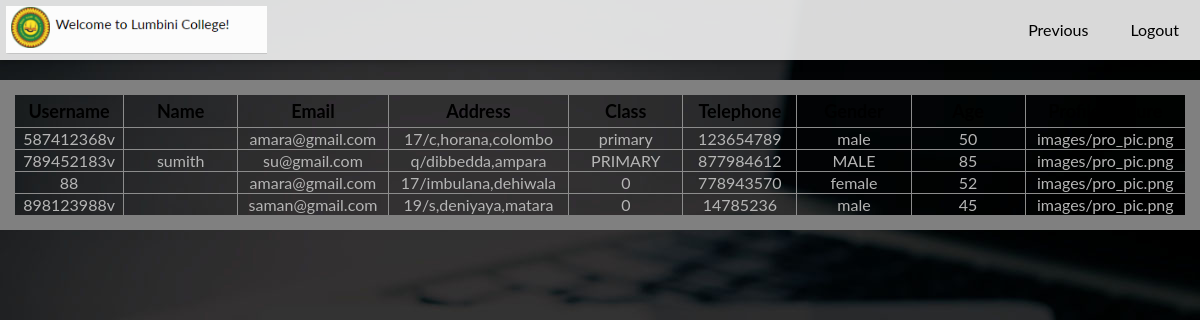
/prin_viewusers.php, run on the app's committed database.
### tables this page shows
CREATE TABLE `principals_info` (
  `username` varchar(40) NOT NULL,
  `names` varchar(50) NOT NULL,
  `email` varchar(40) NOT NULL,
  `address` varchar(40) NOT NULL,
  `class` varchar(30) NOT NULL,
  `telephone` int(30) NOT NULL,
  `gender` varchar(30) NOT NULL,
  `age` int(30) NOT NULL,
  `pro_pic` varchar(30) NOT NULL
);

### prin_viewusers.php (the view, shortened to what this page needs)
<html>
	<head>
		<link rel="stylesheet" type="text/css" href="css/viewusers.css">
		<link rel="stylesheet" type="text/css" href="css/style1.css"></li>
	</head>
		<body class="font">
        <div class="nav-fixed font">
            <a href="logout.php"> <img src="images/logo.png"></a>
            <a href="logout.php" class="nav-page"> Logout </a>
            <a href="admin.php" class="nav-page">Previous </a>
        </div>
<?php
 include("connection.php");
$query="SELECT * FROM principals_info";
$result=mysqli_query($con,$query);
$numrow = mysqli_num_rows($result);
echo "
			<table>
			 	<tr>
			 		<th> Username </th>
			 		<th> Name </th>
			 		<th> Email</th>
			 		<th> Address </th>
			 		<th> Class </th>
			 		<th> Telephone </th>
			 		<th> Gender </th>
			 		<th> Age</th>
			 		<th>Profile Picture</th>
			 	</tr>";
if($numrow>0){
	while($row = mysqli_fetch_assoc($result)){
		$username=$row['username'];
		$names =$row['names'];
		$email=$row['email'];
		$address=$row['address'];
		$class=$row['class'];
		$telephone=$row['telephone'];
		$gender=$row['gender'];
		$age=$row['age'];
		$pro_pic=$pro_pic=$row['pro_pic'];
		echo '<tr>
			 		<td>'.$username.'</td>
			 		<td>'.$names.'</td>
			 		<td>'.$email.'</td>
			 		<td>'.$address.'</td>
			 		<td>'.$class.'</td>
			 		<td>'.$telephone.'</td>
			 		<td>'.$gender.'</td>
			 		<td>'.$age.'</td>
			 		<td>'.$pro_pic.'</td>
			 	</tr>';
	}
	echo "</table><br>";
}
?>
</body>
</html>

### css/viewusers.css (style rules this page uses)
body { background-image: url(images/footer.jpg); }
table { border-collapse:collapse; top: 10%; position:absolute; border-style: solid; border-width: 15px; width: 100%; }
table th { color:black; border:1px solid; border-color: #8c8c8c; width: 100px; height:40px; font-size: 18px; }
table td { color:hsl(0, 0%, 71%); border:1px solid; border-color: #8c8c8c; text-align: center; font-size: 16px; }

### css/style1.css (style rules this page uses)
.font { font-size: 12pt !important; font-family: "Lato" !important; }
a { text-decoration: none; color: inherit; }
html { height: 100%; box-sizing: border-box; }
body { position: relative; margin: 0; padding-bottom: 5rem; min-height: 100%; background-color: rgba(255, 255, 510.08); }
*, *::before, *::after { box-sizing: border-box; }
::placeholder { opacity: 0.5; }
.nav-fixed { overflow: hidden; background-color: rgba(255,255,255,0.85); position: fixed; top: 0; width: 100%; height: 60px; right: 0; z-index: 9999; box-shadow:0 2px 5px 0 rgba(0,0,0,0.16),0 2px 10px 0 rgba(0,0,0,0.12); }
.nav-fixed .nav-page { float: right; height: 80%; margin-top: 6px; display: block; color:rgba(0,0,0); text-align: center; padding: 14px 16px 16px 16px; text-decoration: none; font-family: inherit; margin-right: 5px; margin-left: 5px; transition: all 300ms; -webkit-transition: all 300ms; user-drag: none; user-select: none; -moz-user-select: none; -webkit-user-drag: none; -webkit-user-select: none; -ms-user-select: none; }
.nav-fixed img { max-height: 100%; float: left; padding: 0.4rem; }

### data on the page
principals_info: username "587412368v", email "amara@gmail.com", address "17/c,horana,colombo", class "primary", telephone "123654789", gender "male", age "50", pro_pic "images/pro_pic.png"
principals_info: username "789452183v", names "sumith", email "su@gmail.com", address "q/dibbedda,ampara", class "PRIMARY", telephone "877984612", gender "MALE", age "85", pro_pic "images/pro_pic.png"
principals_info: username "88", email "amara@gmail.com", address "17/imbulana,dehiwala", class "0", telephone "778943570", gender "female", age "52", pro_pic "images/pro_pic.png"
principals_info: username "898123988v", email "saman@gmail.com", address "19/s,deniyaya,matara", class "0", telephone "14785236", gender "male", age "45", pro_pic "images/pro_pic.png"
